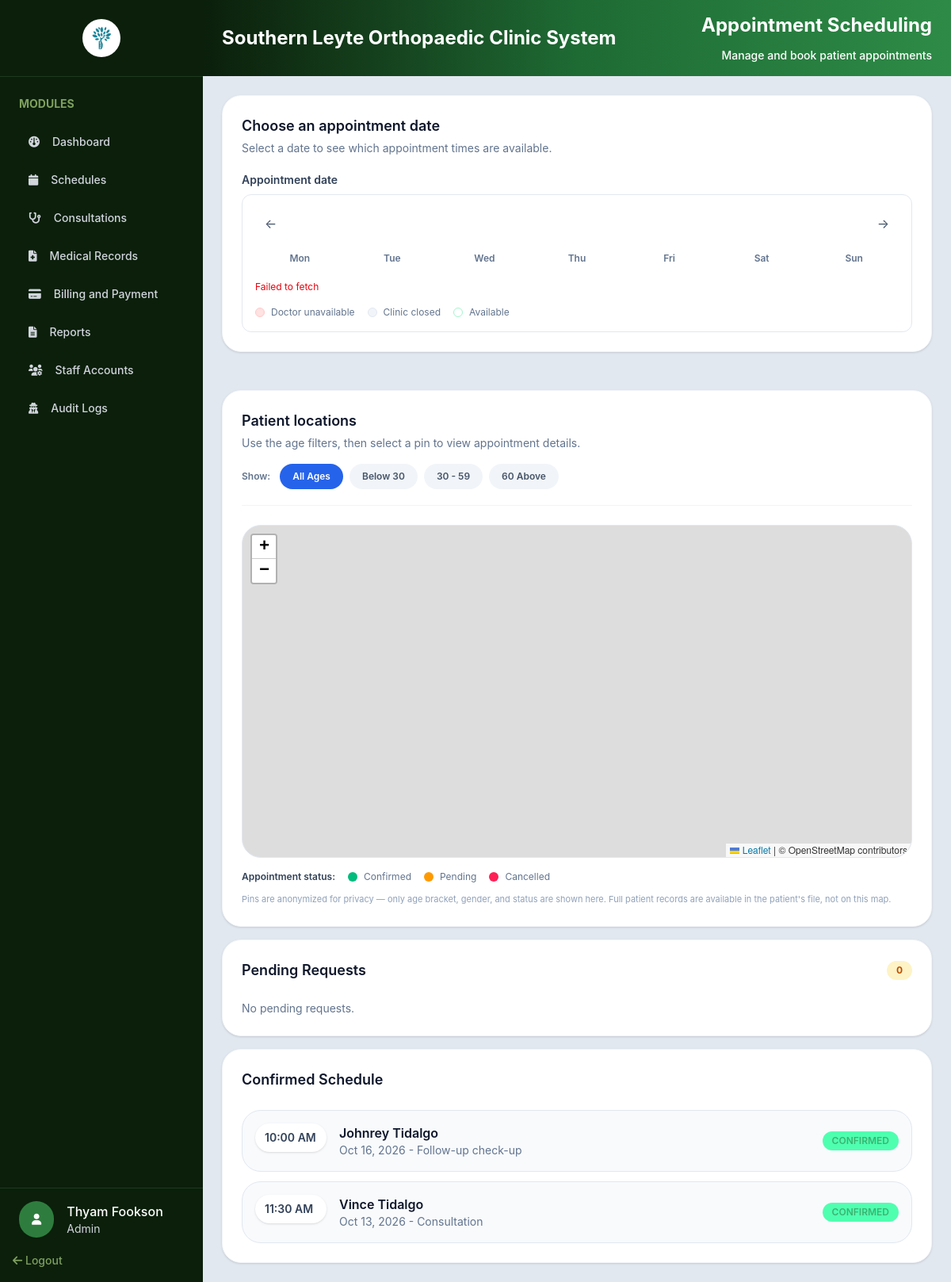
Page /admin/appointments.php (signed in) on the earlier database version.
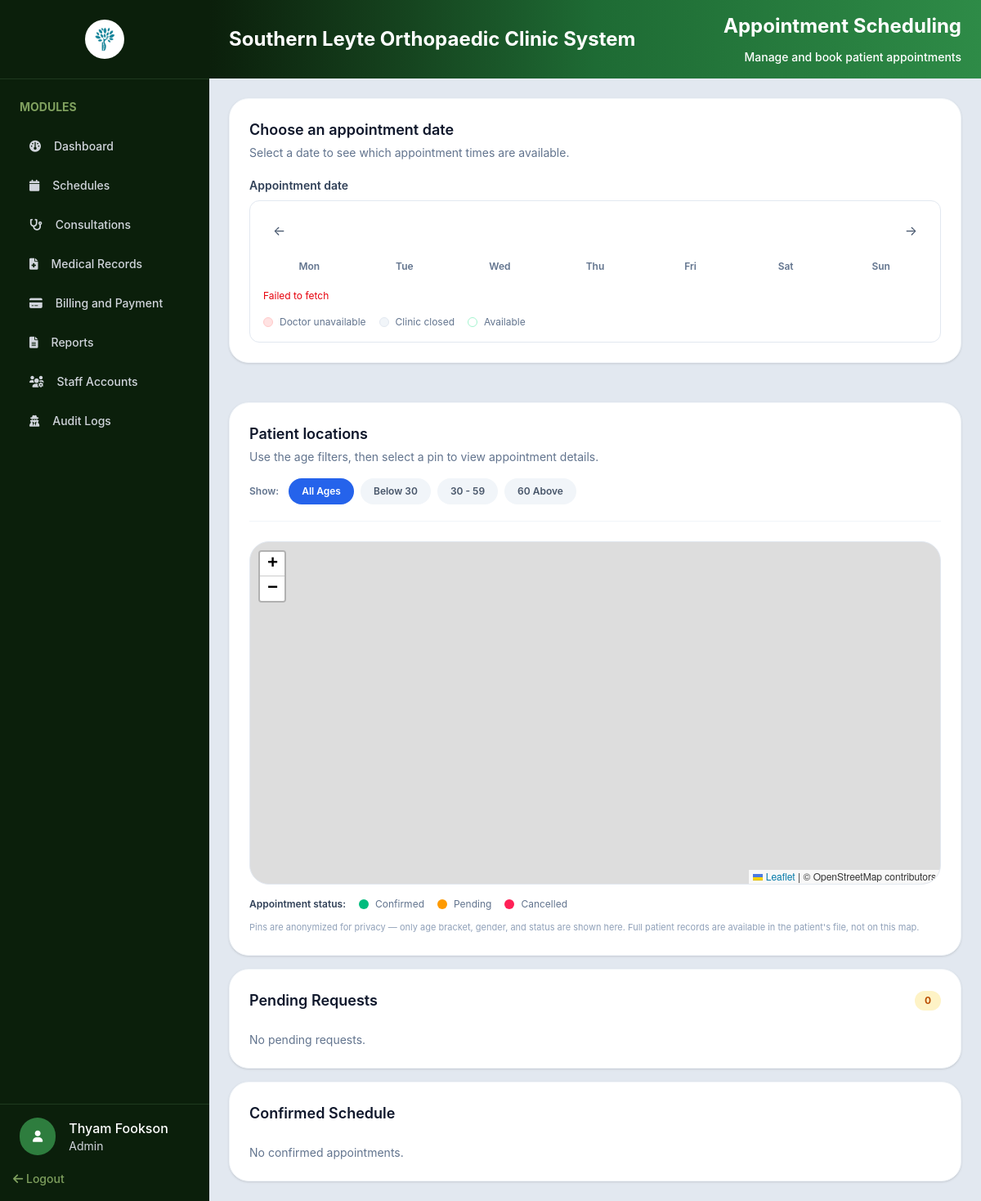
Same page on the later database version.
### tables this page shows
CREATE TABLE `users` (
  `UserID` int UNSIGNED NOT NULL,
  `Username` varchar(50) NOT NULL,
  `PasswordHash` varchar(255) NOT NULL,
  `FirstName` varchar(100) NOT NULL,
  `MiddleName` varchar(255) DEFAULT NULL,
  `LastName` varchar(100) NOT NULL,
  `Role` enum('Admin','Doctor','Staff') NOT NULL DEFAULT 'Staff',
  `IsDoctor` tinyint(1) NOT NULL DEFAULT '0',
  `Email` varchar(150) DEFAULT NULL,
  `Phone` varchar(30) DEFAULT NULL,
  `Status` enum('Active','Inactive') NOT NULL DEFAULT 'Active',
  `CreatedAt` timestamp NOT NULL DEFAULT CURRENT_TIMESTAMP
);

CREATE TABLE `appointments` (
  `AppointmentID` int UNSIGNED NOT NULL,
  `PatientID` int UNSIGNED NOT NULL,
  `DoctorID` int UNSIGNED NOT NULL,
  `CreatedBy` int UNSIGNED DEFAULT NULL,
  `AppointmentDate` date NOT NULL,
  `AppointmentTime` time NOT NULL,
  `meridiem` enum('AM','PM') DEFAULT NULL,
  `Purpose` varchar(255) NOT NULL,
  `ChiefComplaint` varchar(50) DEFAULT NULL,
  `Status` enum('Pending','Confirmed','Completed','Cancelled','Rescheduled') NOT NULL DEFAULT 'Pending',
  `Remarks` text,
  `CreatedAt` timestamp NOT NULL DEFAULT CURRENT_TIMESTAMP
);

CREATE TABLE `patients` (
  `PatientID` int UNSIGNED NOT NULL,
  `PatientCode` varchar(20) NOT NULL,
  `UserID` int UNSIGNED DEFAULT NULL,
  `FirstName` varchar(100) NOT NULL,
  `MiddleName` varchar(100) DEFAULT NULL,
  `LastName` varchar(100) NOT NULL,
  `BirthDate` date NOT NULL,
  `Gender` enum('Male','Female','Other') NOT NULL,
  `CivilStatus` enum('Single','Married','Widowed','Separated') DEFAULT NULL,
  `Address` varchar(255) DEFAULT NULL,
  `Province` varchar(100) DEFAULT NULL,
  `City` varchar(100) DEFAULT NULL,
  `Barangay` varchar(100) DEFAULT NULL,
  `Allergies` varchar(50) DEFAULT NULL,
  `Latitude` decimal(10,7) DEFAULT NULL,
  `Longitude` decimal(10,7) DEFAULT NULL,
  `Phone` varchar(30) DEFAULT NULL,
  `Email` varchar(150) DEFAULT NULL,
  `BloodType` varchar(5) DEFAULT NULL,
  `EmergencyContact` varchar(150) DEFAULT NULL,
  `EmergencyPhone` varchar(30) DEFAULT NULL,
  `PatientType` enum('Regular','Senior Citizen','PWD') NOT NULL DEFAULT 'Regular',
  `IdNumber` int DEFAULT NULL,
  `CreatedAt` timestamp NOT NULL DEFAULT CURRENT_TIMESTAMP
);

### includes/auth.php (called while the page is built, shortened)
<?php
class SessionManager
{
    public static function isLoggedIn(): bool
    {
        return isset($_SESSION['user_id']) || isset($_SESSION['userId']) || isset($_SESSION['user']);
    }
    public static function getUser(PDO $pdo): ?array
    {
        $userId = $_SESSION['user_id'] ?? $_SESSION['userId'] ?? $_SESSION['user']['UserID'] ?? null;
        $statement = $pdo->prepare(
            'SELECT UserID AS user_id, Username AS username, FirstName AS first_name,
                    LastName AS last_name, Email AS email, Phone AS phone,
                    Role AS role, IsDoctor AS is_doctor, Status AS status, CreatedAt AS created_at
             FROM users WHERE UserID = ?'
        );
        $statement->execute([$userId]);
        return $statement->fetch(PDO::FETCH_ASSOC) ?: null;
    }
}

### php/fetch/fetch.php (called while the page is built, shortened)
<?php
function fetchAllData(PDO $pdo, string $query, array $params = []): array
{
    $stmt = $pdo->prepare($query);
    $stmt->execute($params);
    return $stmt->fetchAll(PDO::FETCH_ASSOC);
}

### admin/appointments.php (the view, shortened to what the rows shown need)
<?php
require_once __DIR__ . '/../config/config.php';
require_once __DIR__ . '/../includes/auth.php';
require_once __DIR__ . '/../php/fetch/fetch.php';
$admin = SessionManager::getUser($pdo);
$appointments = fetchAllData($pdo, "
    SELECT a.AppointmentID, a.AppointmentDate, a.AppointmentTime, a.Meridiem, a.Purpose, a.Status,
           p.PatientCode, p.FirstName AS patient_first_name, p.LastName AS patient_last_name
    FROM appointments a
    INNER JOIN patients p ON a.PatientID = p.PatientID
    ORDER BY a.AppointmentDate DESC, a.AppointmentTime DESC
");
?>
<!DOCTYPE html>
<html lang="en">
<head>
    <link rel="stylesheet" href="../assets/css/output.css">
    <link rel="stylesheet" href="../assets/css/global.css">
    <link rel="stylesheet" href="https://cdnjs.cloudflare.com/ajax/libs/font-awesome/6.0.0-beta3/css/all.min.css">
    <link rel="stylesheet" href="https://unpkg.com/leaflet@1.9.4/dist/leaflet.css" />
</head>
<body class="h-screen flex bg-slate-200 overflow-hidden">
    <?php include_once '../includes/sidebar.php'; ?>
    <section class="flex-1 min-h-0 flex flex-col overflow-hidden">
        <div
            class="flex items-center justify-between bg-gradient-to-r from-[#0b1f0b] via-[#1e6b34] to-[#2e8b47] px-6 py-4">
            <h1 class="text-2xl font-bold text-white">Southern Leyte Orthopaedic Clinic System</h1>
            <div class="flex flex-col gap-3 items-end">
                <h1 class="text-2xl font-bold text-white">Appointment Scheduling</h1>
            </div>
        </div>
        <div class="flex-1 min-h-0 overflow-auto p-6 space-y-4">
            <div class="grid grid-cols-1 gap-6 xl:grid-cols-2">
                <div class="space-y-6">
                    <div class="rounded-3xl bg-white p-6 shadow-sm border border-slate-100">
                        <h2 class="text-lg font-semibold text-slate-900">Choose an appointment date</h2>
                    </div>
                </div>
                <div class="rounded-3xl bg-white p-6 shadow-sm border border-slate-100">
                    <div class="mb-6 flex flex-col gap-4 border-b border-slate-100 pb-5">
                        <div>
                            <h2 class="text-lg font-semibold text-slate-900">Patient locations</h2>
                        </div>
                    </div>
                </div>
            </div>
            <div class="rounded-3xl bg-white p-6 shadow-sm border border-slate-100">
                <div class="flex items-center justify-between mb-6">
                    <h2 class="text-lg font-semibold text-slate-900">Pending Requests</h2>
                </div>
            </div>
            <div class="rounded-3xl bg-white p-6 shadow-sm border border-slate-100">
                <div class="flex items-center justify-between mb-6">
                    <h2 class="text-lg font-semibold text-slate-900">Confirmed Schedule</h2>
                </div>
                <div class="space-y-3">
                    <?php
                    $confirmedAppointments = array_filter($appointments, fn($a) => $a['Status'] === 'Confirmed');
                    if ($confirmedAppointments) {
                        foreach ($confirmedAppointments as $appointment) {
                            $appointmentDate = new DateTime($appointment['AppointmentDate']);
                            $formattedDate = $appointmentDate->format('M d, Y');
                            $formattedTime = (new DateTime($appointment['AppointmentTime']))->format('h:i');
                            $statusStyle = $status[$appointment['Status']] ?? ['bgColor' => '#4FFFB0', 'textColor' => '#3CB371'];
                            ?>
                            <div
                                class="flex flex-col gap-3 rounded-3xl border border-slate-200 bg-slate-50 p-4 sm:flex-row sm:items-center sm:justify-between">
                                <div class="flex items-start gap-4">
                                    <div
                                        class="min-w-[90px] rounded-3xl bg-white px-3 py-2 text-sm font-semibold text-slate-700 shadow-sm">
                                        <?= htmlspecialchars($formattedTime, ENT_QUOTES, 'UTF-8') ?>
                                        <?= htmlspecialchars($appointment['Meridiem'], ENT_QUOTES, 'UTF-8') ?>
                                    </div>
                                    <div>
                                        <p class="font-semibold text-slate-900">
                                            <?= htmlspecialchars($appointment['patient_first_name'], ENT_QUOTES, 'UTF-8') ?>
                                            <?= htmlspecialchars($appointment['patient_last_name'], ENT_QUOTES, 'UTF-8') ?>
                                        </p>
                                        <p class="text-sm text-slate-500">
                                            <?= $formattedDate ?> -
                                            <?= htmlspecialchars($appointment['Purpose'], ENT_QUOTES, 'UTF-8') ?>
                                        </p>
                                    </div>
                                </div>
                                <div class="flex items-center gap-3">
                                    <span class="rounded-full px-3 py-1 text-xs font-semibold uppercase"
                                        style="background-color: <?= htmlspecialchars($statusStyle['bgColor'], ENT_QUOTES, 'UTF-8') ?>; color: <?= htmlspecialchars($statusStyle['textColor'], ENT_QUOTES, 'UTF-8') ?>;">
                                        <?= htmlspecialchars($appointment['Status'], ENT_QUOTES, 'UTF-8') ?>
                                    </span>
                                </div>
                            </div>
                            <?php
                        }
                    } else {
                        echo '<p class="text-sm text-slate-500">No confirmed appointments.</p>';
                    }
                    ?>
                </div>
            </div>
        </div>
    </section>
</body>
</html>

### includes/sidebar.php (shortened to what the rows shown need)
<div class="w-64 shrink-0 bg-[#0b1f0b] flex flex-col h-full">
    <div class="custom-scrollbar w-full p-6 overflow-y-auto flex-1 min-h-0">
        <h2 class="text-[#7fa05e] font-bold text-sm mb-4">MODULES</h2>
    </div>
    <div class="mt-auto">
        <div class="w-full border-t pt-4 pl-6 border-[#1e3a1e] flex items-center gap-4">
            <div>
                <?php if ($admin): ?>
                    <h1 class="text-white text-md font-medium">
                        <?= htmlspecialchars($admin['first_name']) ?>     <?= htmlspecialchars($admin['last_name']) ?>
                    </h1>
                    <h3 class="text-gray-300 text-sm"><?= htmlspecialchars($admin['role']) ?></h3>
                <?php endif; ?>
            </div>
        </div>
    </div>
</div>

Differences in the rows shown:
removed appointments: AppointmentTime "10:00", meridiem "AM", PatientID.FirstName "Johnrey", PatientID.LastName "Tidalgo", AppointmentDate "Oct 16, 2026", Purpose "Follow-up check-up", Status "CONFIRMED"
removed appointments: AppointmentTime "11:30", meridiem "AM", PatientID.FirstName "Vince", PatientID.LastName "Tidalgo", AppointmentDate "Oct 13, 2026", Purpose "Consultation", Status "CONFIRMED"
Other differences:
text now shown: "No confirmed appointments."
